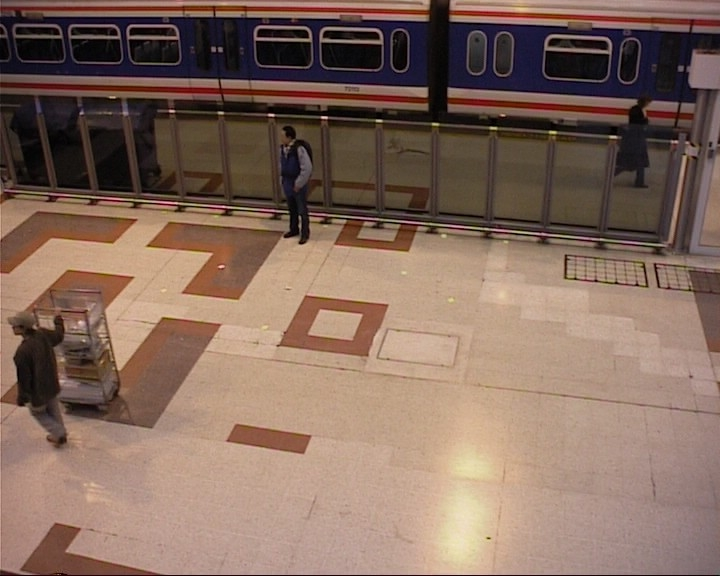
#> input picture in000235.jpg, 720 x 576 px, found by its file name
$ jupyter execute --allow-errors Flux_optique_avec_MMFlow.ipynb   (shell and % lines are left out)
#> lines starting #> are read from the running program, lines starting #| are printed output that depends on the picture
<a href="https://colab.research.google.com/github/gabilodeau/INF6804/blob/master/Flux_optique_avec_MMFlow.ipynb" target="_parent"></a>

# INF6804 Vision par ordinateur
Polytechnique Montréal <br>
Auteur : Mehdi Miah

Description : ce Jupyter notebook implémente un algorithme de flux optique. L'entrée est une paire d'images et la sortie est une carte de flux optique (direction et vitesse du mouvement pour chaque pixel). Ce notebook repose sur la librairie MMFlow du MMLab.

## Installation des librairies

[cell 1]
# Previous version of torch : for mmcv compatibility

# MMCV (OpenMMLab Computer Vision Foundation)

[cell 2]
# MMFlow
%cd mmflow

[cell 3]
# Install libssl from OpenSSL to make mmflow works:
  # Without this patch, we get the following error:
    # ImportError: libssl.so.1.1: cannot open shared object file: No such file or directory
  # Solution : https://stackoverflow.com/questions/72133316/libssl-so-1-1-cannot-open-shared-object-file-no-such-file-or-directory
  # Need to update the link of the file in case of expired link

from mmflow.apis import init_model, inference_model
from mmflow.datasets import visualize_flow

from time import time

## Téléchargement de paires d'images

[cell 4]
import os
import cv2
import matplotlib.pyplot as plt

# Image pairs
img1_name, img2_name = 'in000235.jpg', 'in000240.jpg'
img1_path = os.path.join('/content', img1_name)
img2_path = os.path.join('/content', img2_name)

# Download images
if not os.path.exists(img1_path):
  !gdown https://raw.githubusercontent.com/gabilodeau/INF6804/master/images/$img1_name -O $img1_path
if not os.path.exists(img2_path):
  !gdown https://raw.githubusercontent.com/gabilodeau/INF6804/master/images/$img2_name -O $img2_path

[cell 5]
# Visualization of the image pairs
fig, (ax1, ax2) = plt.subplots(1, 2, figsize=(12, 4))

# Read images with OpenCV as BGR
image1 = cv2.imread(img1_path)
#> image1 is the input picture: shape (576, 720, 3); mean B, G, R 93.6, 107, 132.8
image2 = cv2.imread(img2_path)
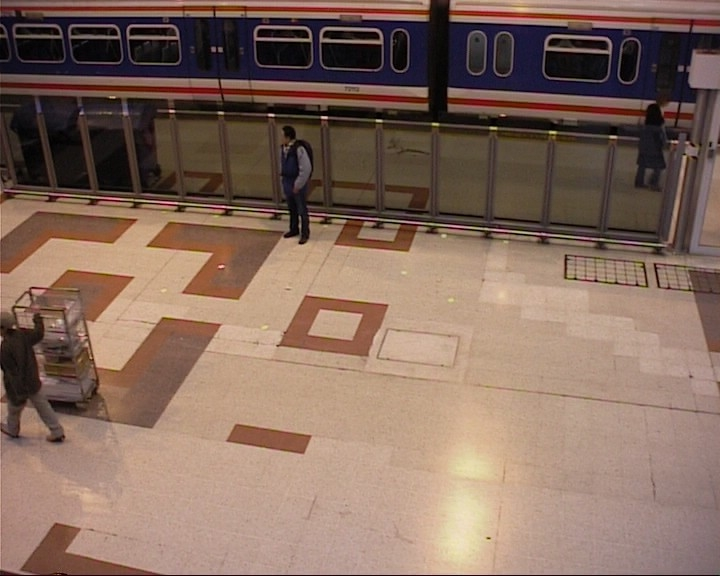
#> input picture in000240.jpg, 720 x 576 px, found by its file name
#> image2 is the input picture: shape (576, 720, 3); mean B, G, R 93.8, 107.3, 133.3

# Conversion BGR -> RGB
image1 = cv2.cvtColor(image1, cv2.COLOR_BGR2RGB)
image2 = cv2.cvtColor(image2, cv2.COLOR_BGR2RGB)

# Matplotlib displays images as RGB
ax1.imshow(image1)
ax2.imshow(image2)

ax1.set_title('Image 1')
ax2.set_title('Image 2')
ax1.axis('off')
ax2.axis('off')

plt.show()
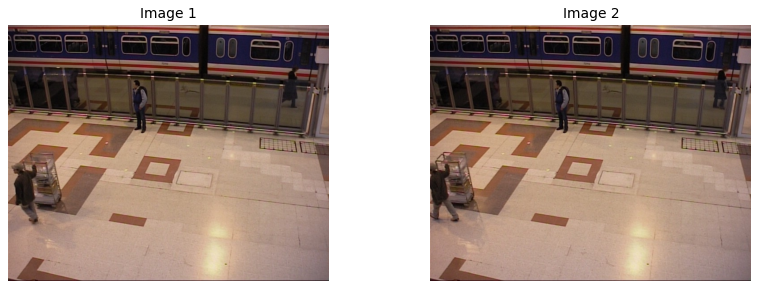
#> figure drawn by matplotlib, 2 panels
